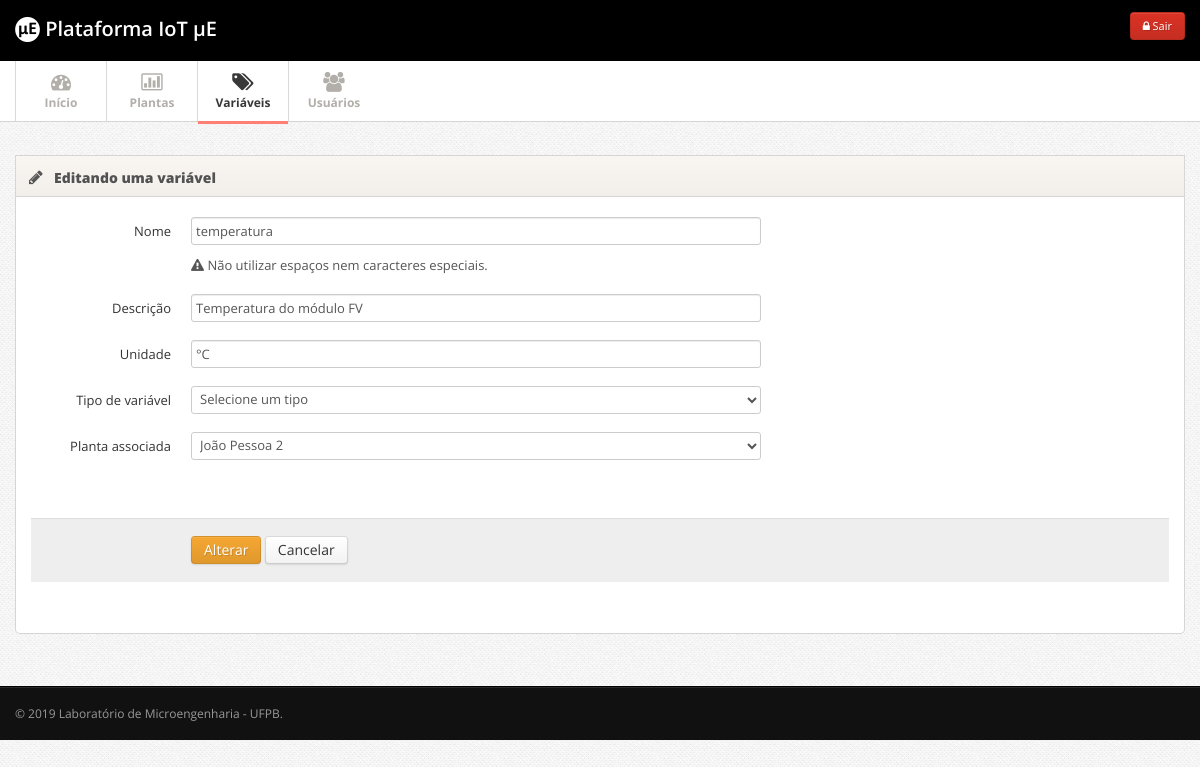
The app's page /admin/index.php?p=variaveis_gerenciar&acao=editar&id=6 (signed in) with its own data.
### tables this page shows
CREATE TABLE IF NOT EXISTS `variaveis` (
  `id` int(11) NOT NULL AUTO_INCREMENT,
  `nome` varchar(200) NOT NULL,
  `descricao` text NOT NULL,
  `unidade` varchar(50) NOT NULL,
  `id_planta` int(11) NOT NULL,
  PRIMARY KEY (`id`),
  KEY `fk_planta` (`id_planta`)
);

### admin/variaveis_gerenciar.php (the view, shortened to what this page needs)
<?php
if(isset($_GET['acao'])){
	$acao = $_GET['acao'];
} else{
	$acao = 'gerenciar';
}
if($acao == 'gerenciar'){
?>
	      <div class="row">
	      	<div class="span12">
            <div class="widget">
              <a href="javascript:void();" onclick="location.href='index.php?p=variaveis_cadastrar';" class="btn btn-large btn-success btn-support-ask"><i class="icon-plus-sign"></i> Cadastrar uma nova variável</a>
            </div>
	      		<div class="widget">
					<div class="widget-header">
						<i class="icon-user"></i>
						<h3>Listando todas as variáveis</h3>
					</div>
					<div class="widget-content">
            <div id="tabela_busca" class="form-horizontal">
            <fieldset>
            <div class="control-group">
              <i class="icon-zoom-in"></i> <input class="span5 m-wrap" id="appendedInputButton" type="text" placeholder="Qual variável você está buscando?">
            </div>
            </fieldset>
            </div>
            <table class="table table-striped table-bordered" id="tabela">
              <thead>
                <tr>
                  <th> Nome da variável </th>
                  <th> Planta associada</th>
                  <th class="td-actions"> Ações </th>
                </tr>
              </thead>
              <tbody>
              <?php
              $result_usuarios = "SELECT * FROM variaveis ORDER BY nome ASC";
          		$resultado_usuarios = mysqli_query($conn, $result_usuarios);
              while($resultado = mysqli_fetch_array($resultado_usuarios)){
          		if(isset($resultado)){
                $id = $resultado['id'];
                $nome = $resultado['nome'];
                $id_planta = $resultado['id_planta'];
                  $query_planta = "SELECT * FROM plantas WHERE id = '$id_planta'";
                  $executa_planta = mysqli_query($conn, $query_planta);
                  $resultados_planta = mysqli_fetch_assoc($executa_planta);
                  $nome_planta = $resultados_planta['nome'];
              }
              ?>
              <tr>
                <td><?php echo $nome; ?></td>
                <td><?php echo $nome_planta; ?></td>
                <td class="td-actions">
                <center>
									<a href="index.php?p=variaveis_gerenciar&acao=editar&id=<?php echo $id; ?>" class="btn btn-warning btn-small"><i class="btn-icon-only icon-pencil"> </i> Editar</a>
                  <a href="index.php?p=variaveis_gerenciar&acao=apagar&id=<?php echo $id; ?>" class="btn btn-danger btn-small"><i class="btn-icon-only icon-remove"> </i> Apagar</a>
                </center>
                </td>
              </tr>
							<?php
              }
              ?>
              </tbody>
            </table>
					</div>
				</div>
		    </div>
	      </div>
<?php
} elseif ($acao == 'editar') {
	if(isset($_GET['id'])){
		$id = $_GET['id'];
		$result_usuarios = "SELECT * FROM variaveis WHERE id = $id LIMIT 1";
		$resultado_usuarios = mysqli_query($conn, $result_usuarios);
		while($resultado = mysqli_fetch_array($resultado_usuarios)){
		if(isset($resultado)){
			$nome = $resultado['nome'];
			$descricao = $resultado['descricao'];
			$unidade = $resultado['unidade'];
			$id_planta = $resultado['id_planta'];
		}
?>
<div class="row">
  <div class="span12">
    <div class="widget">
  <div class="widget-header">
    <i class="icon-pencil"></i>
  <h3>Editando uma variável</h3>
  </div>
  <div class="widget-content">
    <form action="" method="post" enctype="multipart/form-data" class="form-horizontal">
      <fieldset>
        <div class="control-group">
          <label class="control-label" for="username">Nome</label>
          <div class="controls">
            <input type="text" class="span6 disabled" id="nome" name="nome" value="<?php echo $nome; ?>" placeholder="nome_da_variavel">
            <p class="help-block"><i class="icon-warning-sign"></i> Não utilizar espaços nem caracteres especiais.</p>
          </div>
        </div>
        <div class="control-group">
          <label class="control-label" for="username">Descrição</label>
          <div class="controls">
            <input type="text" class="span6 disabled" id="descricao" name="descricao" value="<?php echo $descricao; ?>" placeholder="Breve descrição desta variável">
          </div>
        </div>
        <div class="control-group">
          <label class="control-label" for="username">Unidade</label>
          <div class="controls">
            <input type="text" class="span6 disabled" id="unidade" name="unidade" value="<?php echo $unidade; ?>" placeholder="Qual a unidade da variável? Exemplo: °C, J, m/s">
          </div>
        </div>
        <div class="control-group">
          <label class="control-label" for="username">Tipo de variável</label>
          <div class="controls">
            <select class="custom-select span6" id="tipo_variavel" name="tipo_variavel">
  					  <option selected>Selecione um tipo</option>
            </select>
          </div>
        </div>
        <div class="control-group">
          <label class="control-label" for="username">Planta associada</label>
          <div class="controls">
            <select class="custom-select span6" id="id_planta" name="id_planta">
              <?php
                  if($_SESSION['usuarioNivelAcesso'] == 1){
                      $query = "SELECT * FROM plantas ORDER BY nome ASC";
                  } else{
                      $idUsuario = $_SESSION['usuarioId'];
                      $query = "SELECT * FROM plantas WHERE id = (SELECT id_planta FROM acesso_plantas_usuarios WHERE id_usuario = $idUsuario) ORDER BY nome ASC";
                  }
                $resultados = mysqli_query($conn, $query);
                $num_resultados = mysqli_num_rows($resultados);
                if($num_resultados == 0){
                  echo "<script>Nenhuma planta disponível!</script>";
                  echo "<script>window.location.href='index.php?p=variaveis_gerenciar';</script>";
                } else{
                  while($resultado = mysqli_fetch_array($resultados)){
                    $id_plantas = $resultado['id'];
                    $nome_planta = $resultado['nome'];
                      if($id_planta == $id_plantas){
                        echo "<option value=\"$id_plantas\" selected>$nome_planta</option>";
                      } else{
                        echo "<option value=\"$id_plantas\">$nome_planta</option>";
                      }
                  }
                }
              ?>
  					</select>
          </div>
        </div>
         <br />
        <div class="form-actions">
          <button type="submit" class="btn btn-warning" id="liberar" name="liberar" value="alterar">Alterar</button>
          <button class="btn" id="liberar" name="liberar" value="cancelar">Cancelar</button>
        </div>
      </fieldset>
    </form>
  </div>
</div>
</div>
</div>
<?php
}
	} else{
		echo "<script>window.location.href='index.php?p=variaveis_gerenciar';</script>";
	}
}
?>

### admin/css/style.css (style rules this page uses)
body { background: #f9f6f1; font: 13px/1.7em 'Open Sans'; }
p { font: 13px/1.7em 'Open Sans'; }
input, button, select, textarea { font-family: 'Open Sans'; }
.widget { position: relative; clear: both; width: auto; margin-bottom: 2em; overflow: hidden; }
.widget-header { position: relative; height: 40px; line-height: 40px; background: #f9f6f1; background:-moz-linear-gradient(top, #f9f6f1 0%, #f2efea 100%); background:-webkit-gradient(linear, left top, left bottom, color-stop(0%,#f9f6f1), color-stop(100%,#f2efea)); background:-webkit-linear-gradient(top, #f9f6f1 0%,#f2efea 100%); background:-o-linear-gradient(top, #f9f6f1 0%,#f2efea 100%); background:-ms-linear-gradient(top, #f9f6f1 0%,#f2efea 100%); background:linear-gradient(top, #f9f6f1 0%,#f2efea 100%); filter: progid:DXImageTransform.Microsoft.gradient(startColorstr='#f9f6f1', endColorstr='#f2efea'); -ms-filter: "progid:DXImageTransform.Microsoft.gradient(startColorstr='#f9f6f1', endColorstr='#f2efea')"; border: 1px solid #d6d6d6; -webkit-background-clip: padding-box; }
.widget-header h3 { position: relative; top: 2px; left: 10px; display: inline-block; margin-right: 3em; font-size: 14px; font-weight: 800; color: #525252; line-height: 18px; text-shadow: 1px 1px 2px rgba(255,255,255,.5); }
.widget-header [class^="icon-"], .widget-header [class*=" icon-"] { display: inline-block; margin-left: 13px; margin-right: -2px; font-size: 16px; color: #555; vertical-align: middle; }
.widget-content { padding: 20px 15px 15px; background: #FFF; border: 1px solid #D5D5D5; -moz-border-radius: 5px; -webkit-border-radius: 5px; border-radius: 5px; }
.widget-header+.widget-content { border-top: none; -webkit-border-top-left-radius: 0; -webkit-border-top-right-radius: 0; -moz-border-radius-topleft: 0; -moz-border-radius-topright: 0; border-top-left-radius: 0; border-top-right-radius: 0; }
.widget-content:before, .widget-content:after { content:""; display:table; }
.widget-content:after { clear:both; }
.widget-content { zoom:1; }

### admin/css/pages/signin.css (style rules this page uses)
body { background: url(../../img/body-bg.png); color:#838383; font: 13px/1.7em 'Open Sans'; }

### records on screen
variaveis: nome "temperatura", descricao "Temperatura do módulo FV", unidade "°C"

### other values on screen
form field id_planta "João Pessoa 2"
